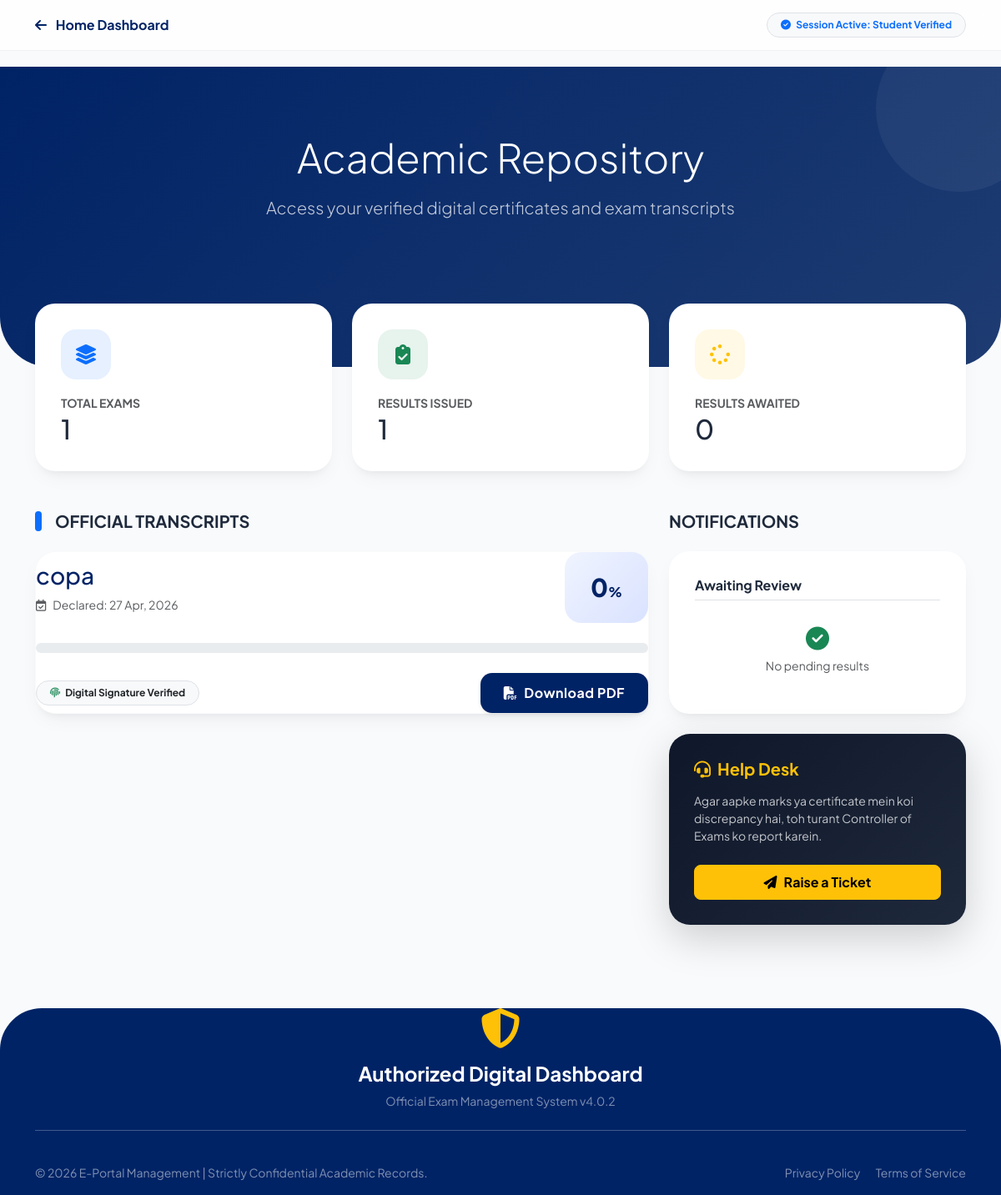
Screenshot of /result.php (signed in) with the database file from the repository.
### tables this page shows
CREATE TABLE `exam_submissions` (
  `id` int(11) NOT NULL,
  `student_id` int(11) NOT NULL,
  `exam_id` int(11) NOT NULL,
  `total_questions` int(11) NOT NULL,
  `correct_ans` int(11) NOT NULL,
  `wrong_ans` int(11) NOT NULL,
  `score` int(11) NOT NULL,
  `status` varchar(20) DEFAULT 'Pending',
  `submitted_at` datetime DEFAULT current_timestamp(),
  `is_issued` tinyint(1) DEFAULT 0,
  `issued_at` datetime DEFAULT NULL
);

CREATE TABLE `exams` (
  `exam_id` int(11) NOT NULL,
  `exam_name` varchar(100) DEFAULT NULL,
  `subject_name` varchar(100) DEFAULT NULL,
  `exam_date` date DEFAULT NULL,
  `exam_time` time DEFAULT NULL,
  `exam_end_time` time DEFAULT NULL,
  `centre` varchar(100) DEFAULT NULL,
  `total_students` int(11) DEFAULT NULL,
  `status` varchar(20) DEFAULT 'Active',
  `course` varchar(100) DEFAULT NULL
);

### result.php (the view, shortened to what this page needs)
<?php
include("config.php");
$student_id = $_SESSION['student_id'];
$query = "SELECT res.*, e.exam_name, e.exam_date FROM exam_submissions res
          JOIN exams e ON res.exam_id = e.exam_id
          WHERE res.student_id = '$student_id' AND res.is_issued = 1
          ORDER BY res.issued_at DESC";
$result = mysqli_query($conn, $query);
$stats_res = mysqli_query($conn, "SELECT COUNT(*) as total FROM exam_submissions WHERE student_id = '$student_id'");
$total_exams = mysqli_fetch_assoc($stats_res)['total'];
$pending_query = mysqli_query($conn, "SELECT e.exam_name, res.submitted_at FROM exam_submissions res
                 JOIN exams e ON res.exam_id = e.exam_id
                 WHERE res.student_id = '$student_id' AND res.is_issued = 0");
?>
<!DOCTYPE html>
<html lang="en">
<head>
    <link href="https://cdn.jsdelivr.net/npm/bootstrap@5.3.0/dist/css/bootstrap.min.css" rel="stylesheet">
    <link rel="stylesheet" href="https://cdnjs.cloudflare.com/ajax/libs/font-awesome/6.4.0/css/all.min.css">
</head>
<body>
<nav class="navbar-custom">
    <div class="container d-flex justify-content-between align-items-center">
        <a href="dashboard.php" class="btn-back-home text-decoration-none" style="color: var(--primary-blue); font-weight: 700;">
            <i class="fas fa-arrow-left me-2"></i> Home Dashboard
        </a>
        <div class="d-none d-md-block">
            <span class="badge bg-light text-primary p-2 px-3 rounded-pill border">
                <i class="fas fa-check-circle me-1"></i> Session Active: Student Verified
            </span>
        </div>
    </div>
</nav>
<div class="top-banner text-center">
    <div class="container">
        <h1 class="fw-800 display-5 mb-3">Academic Repository</h1>
        <p class="opacity-75 lead fw-light">Access your verified digital certificates and exam transcripts</p>
    </div>
</div>
<div class="container stats-wrapper">
    <div class="row g-4 mb-5">
        <div class="col-6 col-md-4">
            <div class="stat-box">
                <div class="icon-circle bg-primary bg-opacity-10 text-primary"><i class="fas fa-layer-group"></i></div>
                <h6 class="text-muted fw-bold small text-uppercase mb-1">Total Exams</h6>
                <span class="h2 fw-800"><?php echo $total_exams; ?></span>
            </div>
        </div>
        <div class="col-6 col-md-4">
            <div class="stat-box">
                <div class="icon-circle bg-success bg-opacity-10 text-success"><i class="fas fa-clipboard-check"></i></div>
                <h6 class="text-muted fw-bold small text-uppercase mb-1">Results Issued</h6>
                <span class="h2 fw-800"><?php echo mysqli_num_rows($result); ?></span>
            </div>
        </div>
        <div class="col-12 col-md-4">
            <div class="stat-box">
                <div class="icon-circle bg-warning bg-opacity-10 text-warning"><i class="fas fa-spinner fa-spin"></i></div>
                <h6 class="text-muted fw-bold small text-uppercase mb-1">Results Awaited</h6>
                <span class="h2 fw-800"><?php echo mysqli_num_rows($pending_query); ?></span>
            </div>
        </div>
    </div>
    <div class="row">
        <div class="col-lg-8">
            <h5 class="fw-bold mb-4 d-flex align-items-center">
                <span class="bg-primary p-1 rounded me-3" style="width: 6px; height: 24px;"></span>
                OFFICIAL TRANSCRIPTS
            </h5>
            <?php if(mysqli_num_rows($result) > 0): ?>
                <?php while($row = mysqli_fetch_assoc($result)): ?>
                <div class="res-card">
                    <div class="res-body">
                        <div class="row align-items-center">
                            <div class="col-md-8">
                                <h3 class="fw-800 mb-2" style="color: var(--primary-blue);"><?php echo htmlspecialchars($row['exam_name']); ?></h3>
                                <p class="text-muted mb-0 small">
                                    <i class="far fa-calendar-check me-2"></i>Declared: <?php echo date('d M, Y', strtotime($row['issued_at'])); ?>
                                </p>
                            </div>
                            <div class="col-md-4 text-md-end mt-3 mt-md-0">
                                <div class="score-display d-inline-block">
                                    <?php echo $row['score']; ?><small class="fs-6">%</small>
                                </div>
                            </div>
                        </div>
                        <div class="progress my-4" style="height: 12px; border-radius: 50px;">
                        </div>
                        <div class="d-flex flex-wrap justify-content-between align-items-center gap-3">
                            <span class="badge bg-light text-dark border px-3 py-2 rounded-pill small">
                                <i class="fas fa-fingerprint text-success me-1"></i> Digital Signature Verified
                            </span>
                            <a href="admin/generate_result.php?submission_id=<?php echo $row['id']; ?>" class="btn btn-download shadow-sm">
                                <i class="fas fa-file-pdf me-2"></i>Download PDF
                            </a>
                        </div>
                    </div>
                </div>
                <?php endwhile; ?>
            <?php endif; ?>
        </div>
        <div class="col-lg-4">
            <h5 class="fw-bold mb-4">NOTIFICATIONS</h5>
            <div class="stat-box mb-4">
                <h6 class="fw-bold mb-3 border-bottom pb-2">Awaiting Review</h6>
                <?php if(mysqli_num_rows($pending_query) > 0): ?>
                    <?php while($p = mysqli_fetch_assoc($pending_query)): ?>
                        <div class="pending-item">
                            <h6 class="fw-bold mb-1 small"><?php echo $p['exam_name']; ?></h6>
                            <div class="d-flex align-items-center text-warning small fw-bold">
                                <span class="spinner-grow spinner-grow-sm me-2"></span> Evaluation in progress
                            </div>
                        </div>
                    <?php endwhile; ?>
                <?php else: ?>
                    <div class="text-center py-3">
                        <i class="fas fa-check-circle text-success mb-2 d-block fs-3"></i>
                        <p class="text-muted small mb-0">No pending results</p>
                    </div>
                <?php endif; ?>
            </div>
            <div class="support-card shadow-lg">
                <h5 class="fw-bold text-warning mb-3"><i class="fas fa-headset me-2"></i>Help Desk</h5>
                <p class="small opacity-75 mb-4">Agar aapke marks ya certificate mein koi discrepancy hai, toh turant Controller of Exams ko report karein.</p>
                <a href="mailto:support@examportal.gov" class="btn btn-warning w-100 fw-bold py-2 rounded-3">
                    <i class="fas fa-paper-plane me-2"></i>Raise a Ticket
                </a>
            </div>
        </div>
    </div>
</div>
<footer class="footer-premium text-center">
    <div class="container">
        <div class="mb-4">
            <i class="fas fa-shield-alt text-warning fa-3x mb-3"></i>
            <h4 class="fw-bold">Authorized Digital Dashboard</h4>
            <p class="text-white-50 small">Official Exam Management System v4.0.2</p>
        </div>
        <hr class="opacity-25 my-4">
        <div class="row align-items-center py-3">
            <div class="col-md-6 text-md-start">
                <p class="small text-white-50 mb-0">
                    &copy; 2026 E-Portal Management | Strictly Confidential Academic Records.
                </p>
            </div>
            <div class="col-md-6 text-md-end">
                <div class="small text-white-50">
                    <span class="me-3">Privacy Policy</span>
                    <span>Terms of Service</span>
                </div>
            </div>
        </div>
    </div>
</footer>
</body>
</html>

### result.php (style rules this page uses)
:root { --primary-blue: #002366; --secondary-blue: #1e3c72; --accent-gold: #c5a059; --light-bg: #f8fafc; --card-shadow: 0 10px 25px -5px rgba(0, 0, 0, 0.05), 0 8px 10px -6px rgba(0, 0, 0, 0.05); }
body { background-color: var(--light-bg); font-family: 'Plus Jakarta Sans', sans-serif; color: #1e293b; padding-top: 80px; }
.navbar-custom { background: rgba(255, 255, 255, 0.8); backdrop-filter: blur(12px); border-bottom: 1px solid rgba(0,0,0,0.05); padding: 15px 0; position: fixed; top: 0; width: 100%; z-index: 1000; }
.top-banner { background: linear-gradient(135deg, var(--primary-blue) 0%, var(--secondary-blue) 100%); padding: 80px 0 160px 0; color: white; border-radius: 0 0 60px 60px; position: relative; overflow: hidden; }
.top-banner::before { content: ""; position: absolute; top: -50px; right: -50px; width: 200px; height: 200px; background: rgba(255,255,255,0.05); border-radius: 50%; }
.stats-wrapper { margin-top: -100px; position: relative; z-index: 5; }
.stat-box { background: white; border: none; border-radius: 24px; padding: 30px; box-shadow: var(--card-shadow); transition: all 0.3s ease; border: 1px solid rgba(255,255,255,0.8); }
.icon-circle { width: 60px; height: 60px; border-radius: 18px; display: flex; align-items: center; justify-content: center; font-size: 24px; margin-bottom: 20px; }
.res-card { background: white; border: none; border-radius: 25px; box-shadow: var(--card-shadow); margin-bottom: 30px; transition: 0.3s; border: 1px solid rgba(0,0,0,0.02); }
.score-display { background: linear-gradient(135deg, #f0f4ff 0%, #d9e2ff 100%); color: var(--primary-blue); padding: 20px; border-radius: 20px; font-weight: 800; font-size: 30px; min-width: 100px; text-align: center; }
.btn-download { background: var(--primary-blue); color: white; border-radius: 14px; padding: 12px 28px; font-weight: 700; transition: 0.3s; border: none; letter-spacing: 0.5px; }
.support-card { background: linear-gradient(135deg, #0f172a 0%, #1e293b 100%); border-radius: 25px; padding: 30px; color: white; box-shadow: 0 15px 30px rgba(0,0,0,0.2); }
.footer-premium { background: var(--primary-blue); color: white; border-radius: 50px 50px 0 0; margin-top: 100px; }

### rows the page displays
exam_submissions: exam.exam_name "copa", issued_at "27 Apr, 2026", score "0"

### other values shown
$total_exams "1"
mysqli_num_rows($result) "1"
mysqli_num_rows($pending_query) "0"
